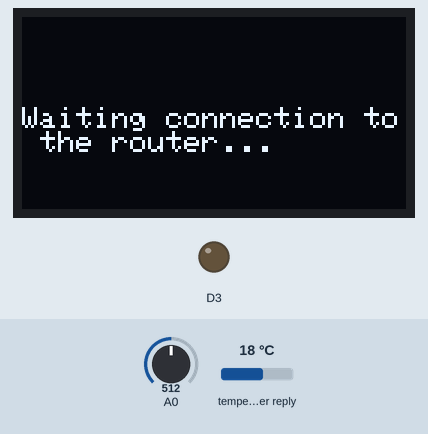
This sketch was run on a simulated ESP8266 (NodeMCU). On the bench: 128×64 one-colour display, output pins drawn as LEDs (lit = HIGH). Inputs (shaded band) come from the test bench; at power-on: A0 = 512, temperature in the weather reply 18 °C. WiFi joins after 1.5 s; servers stay silent unless stated; web services answer with replies made up by the test bench.

Above: at 0.1 s.
At 1.6 s:
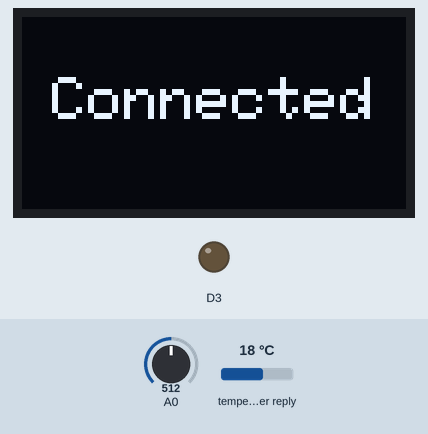
At 7.1 s:
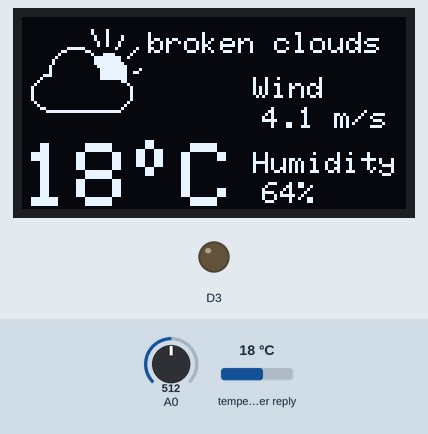
At 79.8 s:
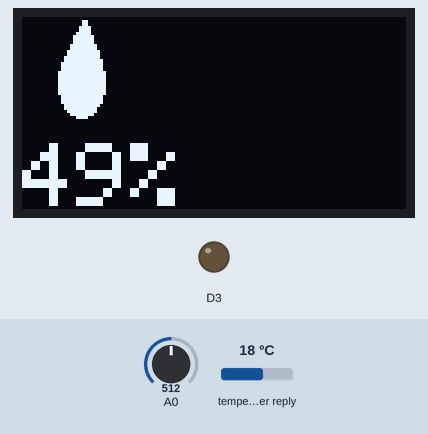

The sketch:

IoT_Flower_Pot.ino
```cpp
#include <SPI.h>
#include <Wire.h>
#include <Adafruit_GFX.h>
#include <Adafruit_SSD1306.h>
#include <ESP8266WiFi.h>

const char* network = "cat6";
const char* password = "00000000";
String site = "api.openweathermap.org";

#define OLED_RESET LED_BUILTIN
Adafruit_SSD1306 display(OLED_RESET);

static const unsigned char PROGMEM partly_cloud [] = {
0x00, 0x00, 0x00, 0x00, 0x00, 0x00, 0x00, 0x00, 0x00, 0x00, 0x00, 0x00, 0x00, 0x00, 0x00, 0x00,
0x00, 0x00, 0x00, 0x00, 0x00, 0x00, 0x01, 0x08, 0x00, 0x00, 0x00, 0x01, 0x08, 0x00, 0x00, 0x00,
0x00, 0x88, 0x40, 0x00, 0x00, 0x00, 0x88, 0x40, 0x00, 0x00, 0x00, 0x48, 0x80, 0x00, 0x00, 0x00,
0x48, 0x80, 0x00, 0x01, 0xF8, 0x01, 0x02, 0x00, 0x06, 0x06, 0x00, 0x04, 0x00, 0x08, 0x01, 0x1E,
0x08, 0x00, 0x10, 0x00, 0xFF, 0x90, 0x00, 0x20, 0x00, 0xFF, 0x80, 0x00, 0x20, 0x00, 0xFF, 0xC0,
0x00, 0x40, 0x00, 0x7F, 0xE0, 0x00, 0x40, 0x00, 0x3F, 0xE1, 0x00, 0x40, 0x00, 0x3F, 0xE6, 0x01,
0xC0, 0x00, 0x3F, 0xE0, 0x02, 0x00, 0x00, 0x3F, 0xE0, 0x04, 0x00, 0x00, 0x00, 0x60, 0x08, 0x00,
0x00, 0x00, 0x10, 0x10, 0x00, 0x00, 0x00, 0x08, 0x10, 0x00, 0x00, 0x00, 0x08, 0x10, 0x00, 0x00,
0x00, 0x08, 0x10, 0x00, 0x00, 0x00, 0x08, 0x10, 0x00, 0x00, 0x00, 0x08, 0x08, 0x00, 0x00, 0x00,
0x10, 0x04, 0x00, 0x00, 0x00, 0x20, 0x03, 0x00, 0x00, 0x00, 0x40, 0x00, 0xFF, 0xFF, 0xFF, 0x80,
0x00, 0x00, 0x00, 0x00, 0x00, 0x00, 0x00, 0x00, 0x00, 0x00, 0x00, 0x00, 0x00, 0x00, 0x00, 0x00,
0x00, 0x00, 0x00, 0x00, 0x00, 0x00, 0x00, 0x00, 0x00, 0x00, 0x00, 0x00, 0x00, 0x00, 0x00, 0x00,
0x00, 0x00, 0x00, 0x00, 0x00, 0x00, 0x00, 0x00,
};
static const unsigned char PROGMEM rain_cloud [] = {
0x00, 0x00, 0x00, 0x00, 0x00, 0x00, 0x00, 0x00, 0x00, 0x00, 0x00, 0x00, 0x7E, 0x00, 0x00, 0x00,
0x01, 0x81, 0x80, 0x00, 0x00, 0x02, 0x00, 0x40, 0x00, 0x00, 0x04, 0x00, 0x20, 0x00, 0x00, 0x08,
0x00, 0x10, 0x00, 0x00, 0x10, 0x00, 0x08, 0x00, 0x00, 0x10, 0x00, 0x08, 0x00, 0x00, 0x20, 0x00,
0x04, 0x00, 0x00, 0x20, 0x00, 0x04, 0x00, 0x00, 0x20, 0x00, 0x04, 0x00, 0x00, 0xE0, 0x00, 0x07,
0xC0, 0x01, 0x00, 0x00, 0x00, 0x20, 0x02, 0x00, 0x00, 0x00, 0x10, 0x04, 0x00, 0x00, 0x00, 0x08,
0x08, 0x00, 0x00, 0x00, 0x08, 0x08, 0x00, 0x00, 0x00, 0x04, 0x08, 0x00, 0x00, 0x00, 0x04, 0x08,
0x00, 0x00, 0x00, 0x04, 0x08, 0x00, 0x00, 0x00, 0x04, 0x08, 0x00, 0x00, 0x00, 0x08, 0x04, 0x00,
0x00, 0x00, 0x08, 0x02, 0x00, 0x00, 0x00, 0x10, 0x01, 0x80, 0x00, 0x00, 0x60, 0x00, 0x7F, 0xFF,
0xFF, 0x80, 0x00, 0x00, 0x00, 0x00, 0x00, 0x00, 0x00, 0x00, 0x20, 0x00, 0x00, 0x10, 0x00, 0x20,
0x00, 0x00, 0x10, 0x00, 0x20, 0x00, 0x00, 0x11, 0x04, 0x00, 0x00, 0x00, 0x01, 0x04, 0x00, 0x00,
0x00, 0x01, 0x04, 0x00, 0x00, 0x00, 0x01, 0x00, 0x80, 0x00, 0x00, 0x00, 0x20, 0x80, 0x00, 0x00,
0x00, 0x20, 0x80, 0x00, 0x00, 0x00, 0x20, 0x00, 0x00, 0x00, 0x00, 0x20, 0x00, 0x00, 0x00, 0x00,
0x00, 0x00, 0x00, 0x00, 0x00, 0x00, 0x00, 0x00,
};
static const unsigned char PROGMEM sun [] = {
0x00, 0x00, 0x00, 0x00, 0x00, 0x00, 0x00, 0x00, 0x00, 0x00, 0x00, 0x00, 0x00, 0x00, 0x00, 0x00,
0x00, 0x10, 0x00, 0x00, 0x00, 0x00, 0x10, 0x00, 0x00, 0x00, 0x00, 0x10, 0x00, 0x00, 0x00, 0x00,
0x10, 0x00, 0x00, 0x00, 0x00, 0x10, 0x00, 0x00, 0x00, 0x00, 0x10, 0x00, 0x80, 0x01, 0x00, 0x10,
0x01, 0x00, 0x00, 0x80, 0x00, 0x06, 0x00, 0x00, 0x40, 0x00, 0x08, 0x00, 0x00, 0x20, 0x00, 0x10,
0x00, 0x00, 0x10, 0x7C, 0x00, 0x00, 0x00, 0x01, 0xFF, 0x00, 0x00, 0x00, 0x03, 0xFF, 0x80, 0x00,
0x00, 0x07, 0xFF, 0xC0, 0x00, 0x00, 0x07, 0xFF, 0xC0, 0x00, 0x00, 0x0F, 0xFF, 0xE0, 0x00, 0x00,
0x0F, 0xFF, 0xE0, 0x00, 0x00, 0x0F, 0xFF, 0xE3, 0xFC, 0x7F, 0x8F, 0xFF, 0xE0, 0x00, 0x00, 0x0F,
0xFF, 0xE0, 0x00, 0x00, 0x07, 0xFF, 0xC0, 0x00, 0x00, 0x07, 0xFF, 0xC0, 0x00, 0x00, 0x03, 0xFF,
0x80, 0x00, 0x00, 0x01, 0xFF, 0x00, 0x00, 0x00, 0x00, 0x7C, 0x20, 0x00, 0x00, 0x10, 0x00, 0x10,
0x00, 0x00, 0x20, 0x00, 0x0C, 0x00, 0x00, 0x40, 0x00, 0x02, 0x00, 0x00, 0x80, 0x10, 0x01, 0x00,
0x01, 0x00, 0x10, 0x00, 0x00, 0x02, 0x00, 0x10, 0x00, 0x00, 0x00, 0x00, 0x10, 0x00, 0x00, 0x00,
0x00, 0x10, 0x00, 0x00, 0x00, 0x00, 0x10, 0x00, 0x00, 0x00, 0x00, 0x00, 0x00, 0x00, 0x00, 0x00,
0x00, 0x00, 0x00, 0x00, 0x00, 0x00, 0x00, 0x00,
};
static const unsigned char PROGMEM humidity [] = {
0x00, 0x00, 0x00, 0x00, 0x00, 0x00, 0x00, 0x0C, 0x00, 0x00, 0x00, 0x00, 0x0C, 0x00, 0x00, 0x00,
0x00, 0x1E, 0x00, 0x00, 0x00, 0x00, 0x1E, 0x00, 0x00, 0x00, 0x00, 0x3E, 0x00, 0x00, 0x00, 0x00,
0x7F, 0x00, 0x00, 0x00, 0x00, 0x7F, 0x00, 0x00, 0x00, 0x00, 0x7F, 0x00, 0x00, 0x00, 0x00, 0xFF,
0x80, 0x00, 0x00, 0x00, 0xFF, 0x80, 0x00, 0x00, 0x01, 0xFF, 0xC0, 0x00, 0x00, 0x01, 0xFF, 0xC0,
0x00, 0x00, 0x03, 0xFF, 0xC0, 0x00, 0x00, 0x03, 0xFF, 0xE0, 0x00, 0x00, 0x07, 0xFF, 0xE0, 0x00,
0x00, 0x07, 0xFF, 0xE0, 0x00, 0x00, 0x07, 0xFF, 0xE0, 0x00, 0x00, 0x0F, 0xFF, 0xF0, 0x00, 0x00,
0x0F, 0xFF, 0xF0, 0x00, 0x00, 0x0F, 0xFF, 0xF0, 0x00, 0x00, 0x0F, 0xFF, 0xF0, 0x00, 0x00, 0x0F,
0xFF, 0xF0, 0x00, 0x00, 0x0F, 0xFF, 0xF0, 0x00, 0x00, 0x0F, 0xFF, 0xF0, 0x00, 0x00, 0x0F, 0xFF,
0xF0, 0x00, 0x00, 0x07, 0xFF, 0xE0, 0x00, 0x00, 0x07, 0xFF, 0xE0, 0x00, 0x00, 0x07, 0xFF, 0xE0,
0x00, 0x00, 0x03, 0xFF, 0xC0, 0x00, 0x00, 0x03, 0xFF, 0x80, 0x00, 0x00, 0x01, 0xFF, 0x80, 0x00,
0x00, 0x00, 0xFF, 0x00, 0x00, 0x00, 0x00, 0x3C, 0x00, 0x00, 0x00, 0x00, 0x00, 0x00, 0x00, 0x00,
0x00, 0x00, 0x00, 0x00, 0x00, 0x00, 0x00, 0x00, 0x00, 0x00, 0x00, 0x00, 0x00, 0x00, 0x00, 0x00,
0x00, 0x00, 0x00, 0x00, 0x00, 0x00, 0x00, 0x00,
};

WiFiClient client;
String answer,stempk,wind,humi,des;
int tempk, tempc, postemp,poswind,poshumi,posdes,valhumi;

#if (SSD1306_LCDHEIGHT != 64)
#error("Height incorrect, please fix Adafruit_SSD1306.h!");
#endif

void setup() {
  //Serial.begin(115200);
  pinMode(D3,OUTPUT);
  pinMode(D6,INPUT);
  display.begin(SSD1306_SWITCHCAPVCC, 0x3C);
  display.clearDisplay();
  display.setTextColor(WHITE);

  WiFi.begin(network, password);
  display.setTextSize(1);
  display.setCursor(0,30);
  display.print("Waiting connection to the router...");
  display.display();
  while (WiFi.status() != WL_CONNECTED){
    delay(500);
  }
    display.clearDisplay();
    display.setTextSize(2);
    display.setCursor(10,20);
    display.print("Connected");
    display.display();
    delay(5000);
}

void loop() {
    wifistat();
    weather();
    if(des.indexOf("rain") != -1){
      temp(rain_cloud,String(tempc),des,wind,humi);
    }else if (des.indexOf("clouds") != -1){
      if(des=="scattered clouds"){
        temp(partly_cloud,String(tempc),"most clouds",wind,humi);
      }else{
        temp(partly_cloud,String(tempc),des,wind,humi);
      }
    }else{
      temp(sun,String(tempc),des,wind,humi);
    }
    delay(20000);
    for(int i = 0;i <4;i++){
      soil();
      //delay(1000);
    }
}

void weather(){
    while (!client.connect(site.c_str(), 80)){
      display.clearDisplay();
      display.setTextSize(1);
      display.setCursor(0,30);
      display.print("Waiting connection with the server...");
      display.display();
      delay(500);
    }
    if (client.connect(site.c_str(), 80)){
      client.print("GET /data/2.5/weather?");
      client.print("id=");
      client.print(1830103); //1830103
      client.print("&APPID=8ebc663c25dd6ec27c6c767698031ba6 ");
      client.print("HTTP/1.0\r\n");
      client.print("Host: " + site + "\r\n\r\n");
      client.print("Connection: close");
      while (!client.available()){
        display.clearDisplay();
        display.setTextSize(1);
        display.setCursor(0,30);
        display.print("Waiting server answer...");
        display.display();
        delay(500);
      }
      while (client.available()){//Read the answer of the API and keep the data on the string answer
        char c = client.read();
        answer += c;
      }
      //Serial.println(answer);
    }
    postemp = answer.indexOf("temp");
    stempk = answer.substring(postemp + 6, postemp + 13);
    tempk = stempk.toInt();
    tempc = tempk - 273;

    poswind = answer.indexOf("wind");
    wind = answer.substring(poswind + 15, poswind + 18);

    poshumi = answer.indexOf("humidity");
    humi = answer.substring(poshumi + 10, poshumi + 12);
    valhumi = humi.toInt();

    posdes = answer.indexOf("description");
    int ind = answer.indexOf(",",posdes);
    des = answer.substring(posdes + 14, ind - 1);

    stempk = "";
    answer = "";
}

void temp(const uint8_t *bitmap,String t,String des,String w,String h){
  display.clearDisplay();
    //Image
  display.drawBitmap(0,0,bitmap,40,40,WHITE);
    //temperature
  display.setTextSize(3);
  display.setCursor(0,42);
  display.print(t);
  display.setCursor(35,35);
  display.write(9);
  display.setCursor(53,42);
  display.print("C");
    //description
  display.setTextSize(1);
  display.setCursor(42,5);
  display.print(des);
    //Wind
  display.setTextSize(1);
  display.setCursor(77,20);
  display.print("Wind");
  display.setCursor(80,30);
  display.print(w+String(" m/s"));
    //Humidity
  display.setTextSize(1);
  display.setCursor(77,45);
  display.print("Humidity");
  display.setCursor(80,55);
  display.print(h+String("%"));

  display.display();
}

void wifistat(){
  if(WiFi.status() != WL_CONNECTED){
    display.clearDisplay();
    display.setTextSize(1);
    display.setCursor(0,30);
    display.print("Waiting connection to the router...");
    display.display();
    while (WiFi.status() != WL_CONNECTED){
      delay(500);
    }
    display.clearDisplay();
    display.setTextSize(2);
    display.setCursor(10,20);
    display.print("Connected");
    display.display();
    delay(5000);
  }
}

void soil(){
  int soil = analogRead(A0);
  int humi_soil = map(soil,1023,0,0,100);
  display.clearDisplay();
  display.drawBitmap(0,0,humidity,40,40,WHITE);
  display.setTextSize(3);
  display.setCursor(0,42);
  display.print(String(humi_soil)+"%");
  display.display();
  //if(valhumi < 50){
    if(humi_soil < 10){
      digitalWrite(D3,HIGH);
      delay(3000);
      digitalWrite(D3,LOW);
      delay(2000);
    }else{
      digitalWrite(D3,LOW);
      delay(5000);
    }
  //}
  delay(3000);
}
```

Measured:
- what the display in image 1 shows lasts 5.5 s, from 1.6 s to 7.1 s
- what the display in image 2 shows lasts 20.0 s, from 7.1 s to 27.1 s
- what the display in image 3 shows lasts 32.6 s, from 79.7 s to 112.3 s
